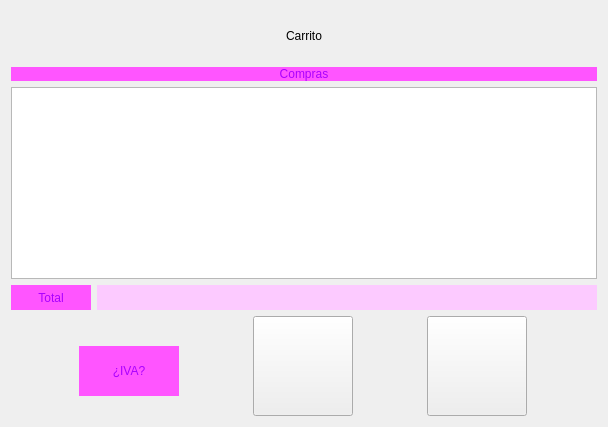
                  <widget class="QWidget" name="Carrito_4">
                   <layout class="QGridLayout" name="gridLayout">
                    <item row="2" column="0">
                     <widget class="QTableView" name="TablaCompras"/>
                    </item>
                    <item row="0" column="0">
                     <widget class="QLabel" name="Carro">
                      <property name="minimumSize">
                       <size>
                        <width>500</width>
                        <height>50</height>
                       </size>
                      </property>
                      <property name="maximumSize">
                       <size>
                        <width>16777215</width>
                        <height>50</height>
                       </size>
                      </property>
                      <property name="styleSheet">
                       <string notr="true">border-color: rgb(85, 0, 0);</string>
                      </property>
                      <property name="text">
                       <string>Carrito</string>
                      </property>
                      <property name="alignment">
                       <set>Qt::AlignCenter</set>
                      </property>
                     </widget>
                    </item>
                    <item row="3" column="0">
                     <layout class="QHBoxLayout" name="horizontalLayout_5">
                      <item>
                       <widget class="QLabel" name="LabelTotal">
                        <property name="minimumSize">
                         <size>
                          <width>80</width>
                          <height>25</height>
                         </size>
                        </property>
                        <property name="maximumSize">
                         <size>
                          <width>80</width>
                          <height>25</height>
                         </size>
                        </property>
                        <property name="styleSheet">
                         <string notr="true">color: rgb(170, 0, 255);
background-color: rgb(255, 85, 255);</string>
                        </property>
                        <property name="text">
                         <string>Total</string>
                        </property>
                        <property name="alignment">
                         <set>Qt::AlignCenter</set>
                        </property>
                       </widget>
                      </item>
                      <item>
                       <widget class="QLabel" name="TotalGeneral">
                        <property name="minimumSize">
                         <size>
                          <width>500</width>
                          <height>25</height>
                         </size>
                        </property>
                        <property name="maximumSize">
                         <size>
                          <width>80</width>
                          <height>25</height>
                         </size>
                        </property>
                        <property name="styleSheet">
                         <string notr="true">color: rgb(0, 0, 0);
background-color: rgb(252, 202, 255);</string>
                        </property>
                        <property name="text">
                         <string/>
                        </property>
                        <property name="alignment">
                         <set>Qt::AlignCenter</set>
                        </property>
                       </widget>
                      </item>
                     </layout>
                    </item>
                    <item row="4" column="0">
                     <layout class="QHBoxLayout" name="horizontalLayout_11">
                      <item>
                       <widget class="QLabel" name="IVA">
                        <property name="minimumSize">
                         <size>
                          <width>100</width>
                          <height>50</height>
                         </size>
                        </property>
                        <property name="maximumSize">
                         <size>
                          <width>60</width>
                          <height>40</height>
                         </size>
                        </property>
                        <property name="styleSheet">
                         <string notr="true">color: rgb(170, 0, 255);
background-color: rgb(255, 85, 255);</string>
                        </property>
                        <property name="text">
                         <string>¿IVA?</string>
                        </property>
                        <property name="alignment">
                         <set>Qt::AlignCenter</set>
                        </property>
                       </widget>
                      </item>
                      <item>
                       <widget class="QPushButton" name="YES">
                        <property name="minimumSize">
                         <size>
                          <width>100</width>
                          <height>30</height>
                         </size>
                        </property>
                        <property name="maximumSize">
                         <size>
                          <width>100</width>
                          <height>100</height>
                         </size>
                        </property>
                        <property name="sizeIncrement">
                         <size>
                          <width>30</width>
                          <height>30</height>
                         </size>
                        </property>
                        <property name="text">
                         <string/>
                        </property>
                        <property name="icon">
                         <iconset>
                          <normaloff>../Downloads/alpha-y-box-outline.png</normaloff>../Downloads/alpha-y-box-outline.png</iconset>
                        </property>
                        <property name="iconSize">
                         <size>
                          <width>50</width>
                          <height>50</height>
                         </size>
                        </property>
                       </widget>
                      </item>
                      <item>
                       <widget class="QPushButton" name="NO">
                        <property name="minimumSize">
                         <size>
                          <width>100</width>
                          <height>100</height>
                         </size>
                        </property>
                        <property name="maximumSize">
                         <size>
                          <width>100</width>
                          <height>100</height>
                         </size>
                        </property>
                        <property name="text">
                         <string/>
                        </property>
                        <property name="icon">
                         <iconset>
                          <normaloff>../Downloads/alpha-n-box-outline.png</normaloff>../Downloads/alpha-n-box-outline.png</iconset>
                        </property>
                        <property name="iconSize">
                         <size>
                          <width>50</width>
                          <height>50</height>
                         </size>
                        </property>
                       </widget>
                      </item>
                     </layout>
                    </item>
                    <item row="1" column="0">
                     <widget class="QLabel" name="LabelCompras">
                      <property name="styleSheet">
                       <string notr="true">color: rgb(170, 0, 255);
background-color: rgb(255, 85, 255);</string>
                      </property>
                      <property name="text">
                       <string>Compras</string>
                      </property>
                      <property name="alignment">
                       <set>Qt::AlignCenter</set>
                      </property>
                     </widget>
                    </item>
                   </layout>
                  </widget>
